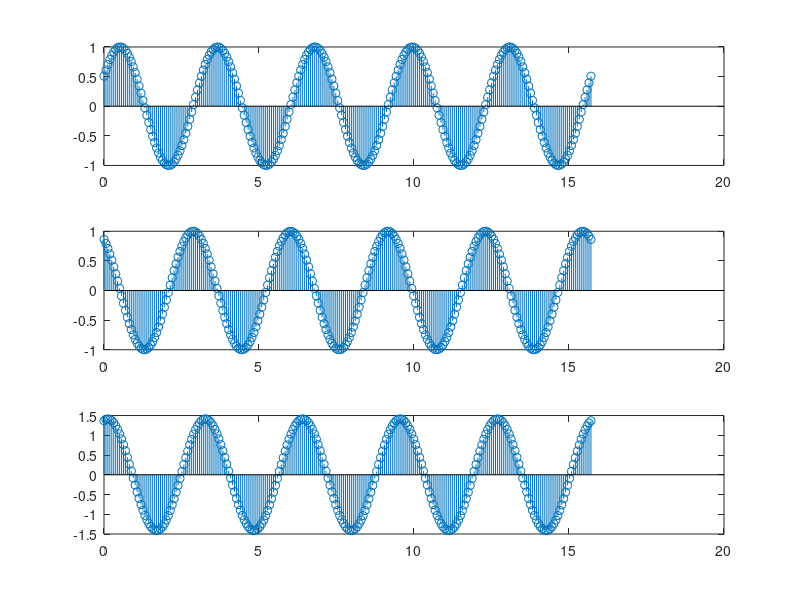

Source code (MATLAB):
ym=1;
wave_length=pi;
p=0.5*pi;
w=1;
k=2*pi/wave_length;
x=[0:0.02*pi:5*pi];
for t=0:100

y1=ym*sin(k*x-w*t);
y2=ym*sin(k*x-w*t+p);
y=y1+y2;
subplot(3,1,1);
stem(x,y1);
subplot(3,1,2);
stem(x,y2);
subplot(3,1,3);
stem(x,y);
pause (1);
end
